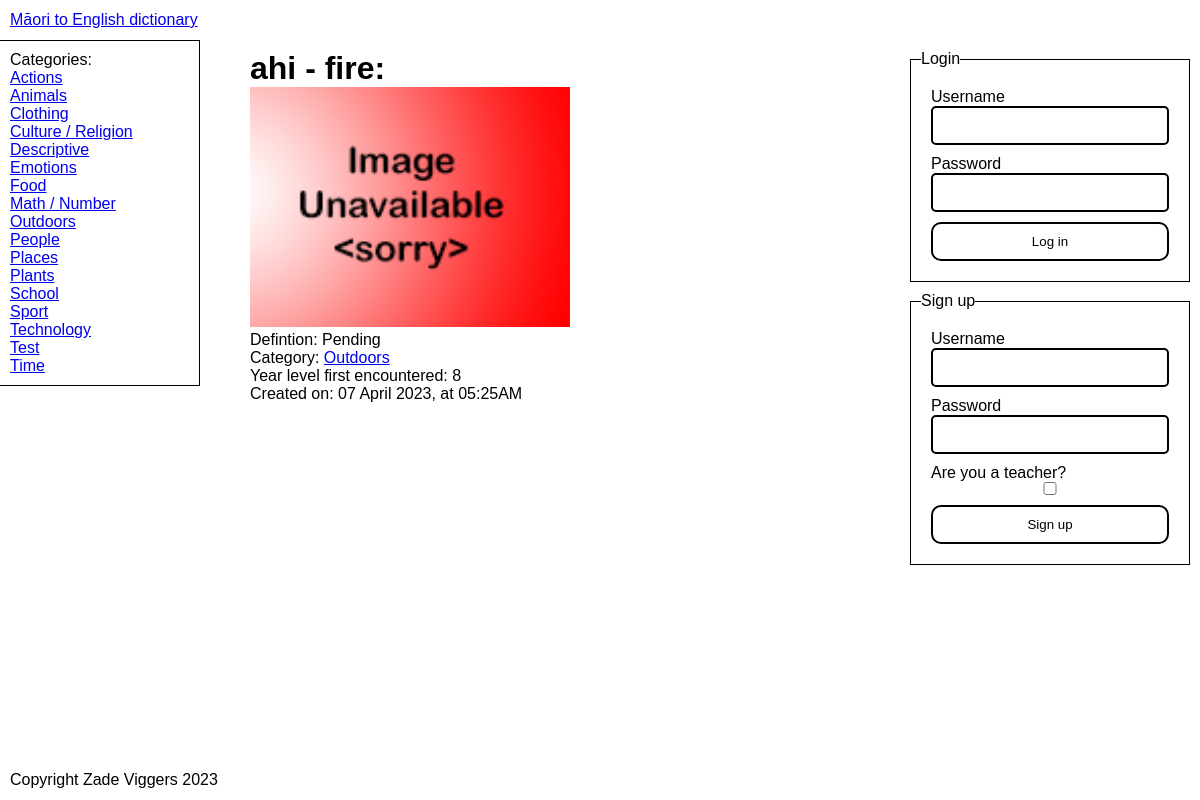
Screenshot of /words/182 with the database file from the repository.
### tables this page shows
CREATE TABLE "Categories" (
	"ID"	INTEGER NOT NULL UNIQUE,
	"EnglishName"	TEXT NOT NULL,
	PRIMARY KEY("ID" AUTOINCREMENT)
) STRICT;

CREATE TABLE "Words" (
	"ID"	INTEGER NOT NULL UNIQUE,
	"MaoriSpelling"	TEXT NOT NULL,
	"EnglishSpelling"	TEXT NOT NULL,
	"EnglishDefinition"	TEXT NOT NULL,
	"YearLevelFirstEncountered"	INTEGER NOT NULL,
	"ImageFilename"	TEXT,
	"CreatedBy"	INTEGER NOT NULL,
	"CreatedAt"	INTEGER NOT NULL,
	"LastModifiedBy"	INTEGER,
	"LastModifiedAt"	INTEGER,
	"CategoryID"	INTEGER NOT NULL,
	PRIMARY KEY("ID" AUTOINCREMENT),
	FOREIGN KEY("CategoryID") REFERENCES "Categories"("ID"),
	FOREIGN KEY("CreatedBy") REFERENCES "Users"("ID"),
	FOREIGN KEY("LastModifiedAt") REFERENCES "Users"("ID")
) STRICT;

### app.py (the view)
@server.route("/words/<id>", methods=["GET"])
def word_page(id):
    word_query = "SELECT * FROM Words WHERE ID = ?"
    g.cursor.execute(word_query, [id])
    word = g.cursor.fetchone()
    if word == None:
        abort(404)
    g.cursor.execute("SELECT * FROM Categories WHERE ID = ?", [word["CategoryID"]])
    category = g.cursor.fetchone()
    created_at = datetime.fromtimestamp(word["CreatedAt"] / 1000)
    g.cursor.execute(
        "SELECT Username FROM Users WHERE ID = ?", (str(word["CreatedBy"]))
    )
    created_by = g.cursor.fetchone()["Username"]
    return render_template(
        "pages/specific_word.jinja",
        category=category,
        word=word,
        created_at=created_at,
        created_by=created_by,
    )

### app.py (called while the page is built, shortened)
def db_dict_factory(cursor, row):
    d = {}
    for idx, col in enumerate(cursor.description):
        d[col[0]] = row[idx]
    return d

def get_db() -> sqlite3.Connection:
    db_connection = sqlite3.connect("dictionary.db")
    db_connection.row_factory = db_dict_factory
    return db_connection

def get_user():
    return False

@server.before_request
def before_request():
    g.db = get_db()
    g.cursor = g.db.cursor()
    g.user = get_user()
    categories_query = "SELECT ID, EnglishName from Categories ORDER BY EnglishName"
    g.cursor.execute(categories_query)
    categories = g.cursor.fetchall()
    g.categories = categories

@server.teardown_request
def teardown_request(error):
    g.db.close()

@server.context_processor
def context_processor():
    return {"categories": g.categories, "user": g.user}

### templates/pages/specific_word.jinja (shortened to what this page needs)
{% extends "base.jinja" %}
{% set title = word.MaoriSpelling + " - " + word.EnglishSpelling %}
{% block main %}
    <h1>{{ word.MaoriSpelling }} - {{ word.EnglishSpelling }}:</h1>
    {{ components.WordImage(word, lazy=False) }}
    <p>Defintion: {{ word.EnglishDefinition }}</p>
    <p>
        Category: <a href="{{ url_for('category_page', id=category.ID) }}">{{ category.EnglishName }}</a>
    </p>
    <p>Year level first encountered: {{ word.YearLevelFirstEncountered }}</p>
    <p>Created on: {{ created_at.strftime('%d %B %Y, at %I:%M%p') }}</p>
{% endblock main %}

### templates/base.jinja (shortened to what this page needs)
{% import 'components.jinja' as components with context %}
<!DOCTYPE html>
<html lang="en">
    <head>
        <link href="{{ url_for('static', filename='style.css') }}" rel="stylesheet" />
    </head>
    <body>
        <header>
            <a href="{{ url_for('home_page') }}" id="site-title">Māori to English dictionary</a>
        </header>
        <section id="categories-container">
            <nav id="categories">
                Categories:
                <ul>
                    {% for category in categories %}
                        <li>
                            <a href="{{ url_for('category_page', id=category.ID) }}">{{ category.EnglishName }}</a>
                        </li>
                    {% endfor %}
                </ul>
            </nav>
        </section>
        <main id="content">
            {% block main %}
            {% endblock main %}
        </main>
        <section id="auth-container">
            <div id="auth">
                {% if user == false %}
                    <fieldset form="login">
                        <legend>Login</legend>
                        <form action="{{ url_for('handle_log_in') }}" id="login" method="post">
                            {{ components.TextField("log-in-username", "Username") }}
                            {{ components.TextField("log-in-password", "Password", type="password") }}
                            <button type="submit">Log in</button>
                        </form>
                    </fieldset>
                    <fieldset form="sign-up">
                        <legend>Sign up</legend>
                        <form action="{{ url_for('handle_sign_up') }}" id="sign-up" method="post">
                            {{ components.TextField("sign-up-username", "Username") }}
                            {{ components.TextField("sign-up-password", "Password", type="password") }}
                            <label for="is-teacher">
                                Are you a teacher?
                                <input type="checkbox" name="is-teacher" id="is-teacher" />
                            </label>
                            <button type="submit">Sign up</button>
                        </form>
                    </fieldset>
                {% endif %}
            </div>
        </section>
        <footer>
            <p>Copyright Zade Viggers 2023</p>
        </footer>
    </body>
</html>

### static/style.css (style rules this page uses)
* { box-sizing: border-box; margin: 0; padding: 0; border: 0; font-family: sans-serif; }
:root { --navbar-height: 40px; --footer-height: 40px; --categories-width: 200px; --auth-width: 300px; --footer-x-padding: 10px; --header-x-padding: 10px; --categories-padding: 10px; --main-content-left-padding: 50px; --main-mobile-padding: 10px; --auth-padding: 10px; color-scheme: light; --accent: red; --accent-contrast: black; }
html, body { background-color: white; color: black; }
body { display: grid; min-height: 100vh; grid-template-columns: auto; grid-template-rows: var(--navbar-height) auto 1fr auto var(--footer-height); grid-template-areas: "header" "categories" "main" "auth" "footer"; }
#categories-container { grid-area: categories; }
#categories { padding: var(--categories-padding); word-wrap: break-word; }
#categories ul { list-style-type: none; }
#auth-container { grid-area: auth; }
#auth { padding: var(--auth-padding); display: flex; flex-direction: column; gap: var(--auth-padding); }
header { grid-area: header; grid-column: 1/-1; display: flex; align-items: center; padding-left: var(--header-x-padding); padding-right: var(--header-x-padding); }
main { grid-area: main; padding: var(--main-mobile-padding); }
@media screen and (min-width: 800px) { body { grid-template-columns: var(--categories-width) auto var(--auth-width); grid-template-rows: var(--navbar-height) auto var(--footer-height); grid-template-areas: "header header header" "categories main auth" "footer footer footer"; } }
@media screen and (min-width: 800px) { #categories { position: sticky; top: var(--categories-padding); border-right: 1px solid black; border-top: 1px solid black; border-bottom: 1px solid black; } }
@media screen and (min-width: 800px) { #auth { position: sticky; top: 0; } }
@media screen and (min-width: 800px) { main { padding-left: var(--main-content-left-padding); } }
footer { grid-area: footer; grid-column: 1/-1; display: flex; align-items: center; padding-left: var(--footer-x-padding); padding-right: var(--footer-x-padding); }
fieldset { border: 1px solid black; }
form, fieldset { display: flex; flex-direction: column; padding: 10px; gap: 10px; }
label { display: flex; flex-direction: column; }
form :is(button, input, select, textarea) { padding: 10px; padding-left: 15px; padding-right: 15px; display: block; border-radius: 5px; width: 100%; background-color: white; }
form :is(button, .input-wrapper, select, textarea) { border: 2px solid black; border-radius: 5px; width: 100%; color: black; }
label { color: black; }
form :is(button, select, textarea):focus, form .input-wrapper:focus-within { border-color: var(--accent); outline: none; }
form input { padding: 10px; }
form button[type="submit"] { padding: 10px; padding-left: 15px; padding-right: 15px; border-radius: 10px; }
form label:has(input[type="checkbox"]) { color: black; }

### rows the page displays
Categories: EnglishName "Actions"
Categories: EnglishName "Animals"
Categories: EnglishName "Clothing"
Categories: EnglishName "Culture / Religion"
Categories: EnglishName "Descriptive"
Categories: EnglishName "Emotions"
Categories: EnglishName "Food"
Categories: EnglishName "Math / Number"
Categories: EnglishName "Outdoors"
Categories: EnglishName "People"
Categories: EnglishName "Places"
Categories: EnglishName "Plants"
Categories: EnglishName "School"
Categories: EnglishName "Sport"
Categories: EnglishName "Technology"
Categories: EnglishName "Test"
Categories: EnglishName "Time"
Words: MaoriSpelling "ahi", EnglishSpelling "fire", EnglishDefinition "Pending", YearLevelFirstEncountered "8"

### other values shown
{{ created_at.strftime('%d %B %Y, at %I:%M%p') }} "07 April 2023, at 05:25AM"
{{ label }} "Username Password Username Password"
